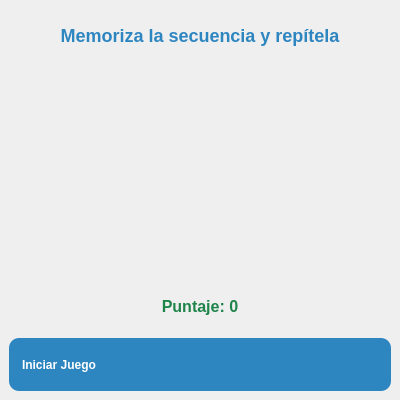
<?xml version="1.0" encoding="UTF-8"?>
<ui version="4.0">
 <class>MainWindow</class>
 <widget class="QMainWindow" name="MainWindow">
  <property name="geometry">
   <rect>
    <x>0</x>
    <y>0</y>
    <width>400</width>
    <height>400</height>
   </rect>
  </property>
  <property name="windowTitle">
   <string>Simón Dice</string>
  </property>
  <widget class="QWidget" name="centralwidget">
   <layout class="QVBoxLayout" name="verticalLayout">
    <item>
     <widget class="QLabel" name="label_instrucciones">
      <property name="styleSheet">
       <string notr="true">font-size: 18px; font-weight: bold; color: #2E86C1;</string>
      </property>
      <property name="text">
       <string>Memoriza la secuencia y repítela</string>
      </property>
      <property name="alignment">
       <set>Qt::AlignCenter</set>
      </property>
     </widget>
    </item>
    <item>
     <layout class="QGridLayout" name="gridLayout">
      <item row="0" column="0">
       <widget class="QLabel" name="label_imagen1">
        <property name="minimumSize">
         <size>
          <width>100</width>
          <height>100</height>
         </size>
        </property>
        <property name="maximumSize">
         <size>
          <width>100</width>
          <height>100</height>
         </size>
        </property>
        <property name="styleSheet">
         <string notr="true">border-radius: 50px; padding: 30px; background-image: url(:/images/rojo.png);</string>
        </property>
        <property name="pixmap">
         <pixmap resource="../../Archivo/recursos.qrc">:/Ejercicios/gatoinplorandoayuda.jpg</pixmap>
        </property>
        <property name="scaledContents">
         <bool>true</bool>
        </property>
        <property name="alignment">
         <set>Qt::AlignCenter</set>
        </property>
       </widget>
      </item>
      <item row="0" column="1">
       <widget class="QLabel" name="label_imagen2">
        <property name="minimumSize">
         <size>
          <width>100</width>
          <height>100</height>
         </size>
        </property>
        <property name="maximumSize">
         <size>
          <width>100</width>
          <height>100</height>
         </size>
        </property>
        <property name="styleSheet">
         <string notr="true">border-radius: 50px; padding: 30px; background-image: url(:/images/verde.png);</string>
        </property>
        <property name="pixmap">
         <pixmap resource="../../Archivo/recursos.qrc">:/Ejercicios/ardillas.jpg</pixmap>
        </property>
        <property name="scaledContents">
         <bool>true</bool>
        </property>
        <property name="alignment">
         <set>Qt::AlignCenter</set>
        </property>
       </widget>
      </item>
      <item row="1" column="0">
       <widget class="QLabel" name="label_imagen3">
        <property name="minimumSize">
         <size>
          <width>100</width>
          <height>100</height>
         </size>
        </property>
        <property name="maximumSize">
         <size>
          <width>100</width>
          <height>100</height>
         </size>
        </property>
        <property name="styleSheet">
         <string notr="true">border-radius: 50px; padding: 30px; background-image: url(:/images/azul.png);</string>
        </property>
        <property name="pixmap">
         <pixmap resource="../../Archivo/recursos.qrc">:/Ejercicios/silla.jpg</pixmap>
        </property>
        <property name="scaledContents">
         <bool>true</bool>
        </property>
        <property name="alignment">
         <set>Qt::AlignCenter</set>
        </property>
       </widget>
      </item>
      <item row="1" column="1">
       <widget class="QLabel" name="label_amarillo">
        <property name="minimumSize">
         <size>
          <width>100</width>
          <height>100</height>
         </size>
        </property>
        <property name="maximumSize">
         <size>
          <width>100</width>
          <height>100</height>
         </size>
        </property>
        <property name="styleSheet">
         <string notr="true">border-radius: 50px; padding: 30px; background-image: url(:/images/amarillo.png);</string>
        </property>
        <property name="pixmap">
         <pixmap resource="../../Archivo/recursos.qrc">:/Ejercicios/bus.jpg</pixmap>
        </property>
        <property name="scaledContents">
         <bool>true</bool>
        </property>
        <property name="alignment">
         <set>Qt::AlignCenter</set>
        </property>
       </widget>
      </item>
     </layout>
    </item>
    <item>
     <widget class="QLabel" name="label_puntaje">
      <property name="styleSheet">
       <string notr="true">font-size: 16px; color: #1E8449; font-weight: bold;</string>
      </property>
      <property name="text">
       <string>Puntaje: 0</string>
      </property>
      <property name="alignment">
       <set>Qt::AlignCenter</set>
      </property>
     </widget>
    </item>
    <item>
     <widget class="QLabel" name="label_iniciar">
      <property name="styleSheet">
       <string notr="true">background-color: #2E86C1; color: white; padding: 10px; border-radius: 10px; font-weight: bold; text-align: center;</string>
      </property>
      <property name="text">
       <string>Iniciar Juego</string>
      </property>
     </widget>
    </item>
   </layout>
  </widget>
 </widget>
 <resources>
  <include location="../../Archivo/recursos.qrc"/>
 </resources>
 <connections/>
</ui>
